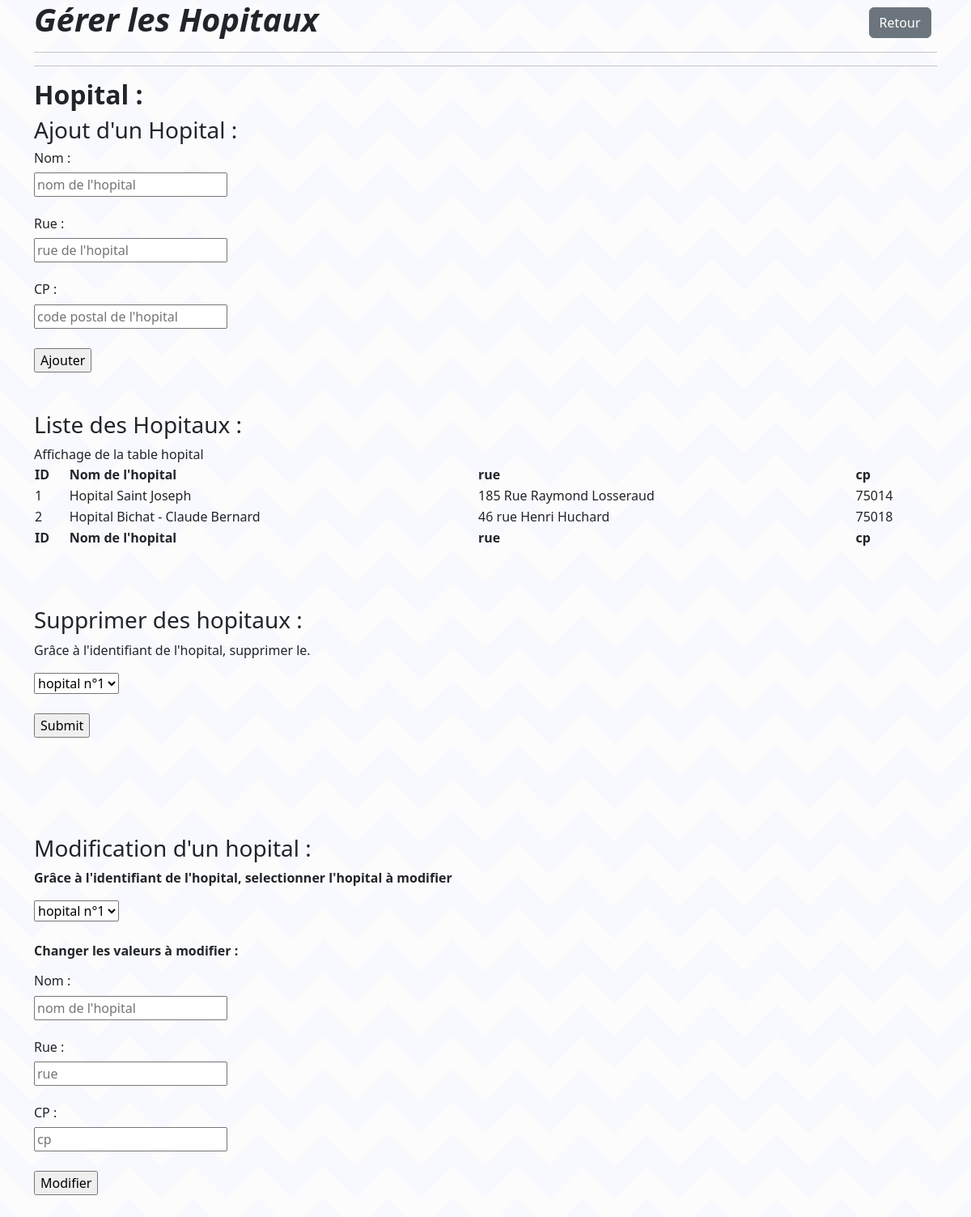
Page /vue/panelAdmin/hopital.php on the committed database.
### tables this page shows
CREATE TABLE IF NOT EXISTS `hopital` (
  `id_hopital` int(11) NOT NULL AUTO_INCREMENT,
  `nom` varchar(100) NOT NULL,
  `rue` varchar(100) NOT NULL,
  `cp` int(11) NOT NULL,
  PRIMARY KEY (`id_hopital`)
);

### src/bdd/Database.php (called while the page is built, shortened)
<?php
class Database
{
    private $host;
    private $dbname;
    private $user;
    private $pwd;
    public function __construct()
    {
        $this->host = "localhost";
        $this->dbname = "hsp-skh";
        $this->user = "root";
        $this->pwd = "";
    }
    public function getBdd()
    {
        return $this->bdd = new PDO("mysql:host=".$this->host.";dbname=".$this->dbname,$this->user,$this->pwd);
    }
}

### vue/panelAdmin/hopital.php (the view, shortened to what this page needs)
<?php
require_once '../../src/bdd/Database.php';
require_once '../../src/modele/Hopital.php';
?>
<!DOCTYPE html>
<html>
    <head>
        <link rel="stylesheet" href="../assets/css/styles.css">
        <link href="https://cdn.jsdelivr.net/npm/select2@4.1.0-rc.0/dist/css/select2.min.css" rel="stylesheet" />
        <link rel="stylesheet" type="text/css" href="https://cdn.datatables.net/1.11.4/css/jquery.dataTables.css">
        <link href="https://cdn.jsdelivr.net/npm/bootstrap@5.2.1/dist/css/bootstrap.min.css" rel="stylesheet"
>
   </head>
<body>
    <div class="container">
        <div class="content">
            <h1><strong><i></i></strong><a href="homeAdmin.php"><button class="btn btn-secondary" type="button">Retour</button></a></h1>
            <hr>
            <hr>
            <h2><strong>Hopital :</strong></h2>
            <h3>Ajout d'un Hopital : </h3>
            <form action="../../src/traitement/add_hopital.php" method="post">
                <h6>Nom : </h6>
                <input type="text" name="nom" placeholder="nom de l'hopital"> <br><br>
                <h6>Rue :</h6>
                <input type="text" name="rue" placeholder="rue de l'hopital"> <br><br>
                <h6>CP :</h6>
                <input type="text" name="cp" placeholder="code postal de l'hopital"> <br><br>
                <input type="submit" value="Ajouter">
            </form>
            <br><br>
            <h3>Liste des Hopitaux :</h3>
            <?php
            $liste = new Hopital(array());
            $bdd = new Database();
            $res = $liste->selectHopital($bdd);
            ?>
            <table id="table" class="display" style="width:100%">
                <thead>
                <tr>
                    <th>ID</th>
                    <th>Nom de l'hopital</th>
                    <th>rue</th>
                    <th>cp</th>
                </tr>
                </thead>
                <tbody>
                <?php foreach ($res as $value){ ?>
                    <tr>
                        <td><?php echo $value['id_hopital'];?></td>
                        <td><?php echo $value['nom'];?></td>
                        <td><?php echo $value['rue'];?></td>
                        <td><?php echo $value['cp'];?></td>
                    </tr>
                <?php } ?>
                </tbody>
                <tfoot>
                <tr>
                    <th>ID</th>
                    <th>Nom de l'hopital</th>
                    <th>rue</th>
                    <th>cp</th>
                </tr>
                </tfoot>
            </table>
            <br> <br>
            <form action="../../src/traitement/delete_hopital.php" method="post">
                <br>
                <h3>Supprimer des hopitaux : </h3>
                <p>Grâce à l'identifiant de l'hopital, supprimer le.</p>
                <select class="js2" name="id" id="id">
                    <?php
                    foreach ($res as $value){
                        ?>
                        <option value="<?php echo $value['id_hopital']  ?>">hopital n°<?php echo $value['id_hopital'];?></option>
                        <?php
                    }
                    ?>
                </select>
                <br><br>
                <input type="submit">
            </form>
            <br><br>
            <br>
        </div>
        <br>
        <div>
            <br>
            <h3>Modification d'un hopital : </h3>
            <form action="../../src/traitement/edit_hopital.php" method="post">
                <strong><p>Grâce à l'identifiant de l'hopital, selectionner l'hopital à modifier</p></strong>
                <select class="js2" name="id" id="id">
                    <?php
                    foreach ($res as $value){
                        ?>
                        <option value="<?php echo $value['id_hopital']  ?>">hopital n°<?php echo $value['id_hopital'];?></option>
                        <?php
                    }
                    ?>
                </select>
                <br><br>
                <strong><p>Changer les valeurs à modifier : </p></strong>
                <h6>Nom : </h6>
                <input type="text" name="nom" placeholder="nom de l'hopital"> <br><br>
                <h6>Rue :</h6>
                <input type="text" name="rue" placeholder="rue"> <br><br>
                <h6>CP :</h6>
                <input type="text" name="cp" placeholder="cp"> <br><br>
                <input type="submit" value="Modifier">
            </form>
        </div>
    </div>
    <br><br>
</body>

### assets/css/styles.css (style rules this page uses)
a { color: inherit; text-decoration: inherit; }

### vue/panelAdmin/hopital.php (style rules this page uses)
body { background-color: #fcfcfc; background-image: linear-gradient(135deg, #f8f8ff 25%, transparent 25%), linear-gradient(225deg, #f8f8ff 25%, transparent 25%), linear-gradient(45deg, #f8f8ff 25%, transparent 25%), linear-gradient(315deg, #f8f8ff 25%, #fcfcfc 25%); background-position: 40px 0, 40px 0, 0 0, 0 0; background-size: 80px 80px; background-repeat: repeat; }

### rows in the picture
hopital: id_hopital "1", nom "Hopital Saint Joseph", rue "185 Rue Raymond Losseraud", cp "75014"
hopital: id_hopital "2", nom "Hopital Bichat - Claude Bernard", rue "46 rue Henri Huchard", cp "75018"
